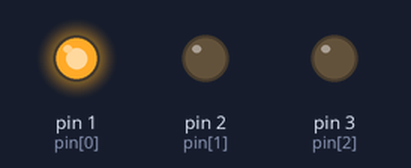
A sketch run on a simulated Arduino Uno, built with avr-gcc and run on an emulated ATmega328P. Parts: output pins drawn as LEDs (lit = HIGH).

Above: at 0.5 s.
At 2.5 s:
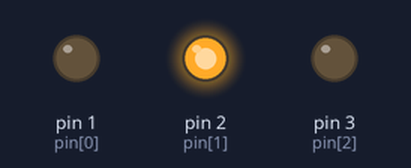
At 4.5 s:
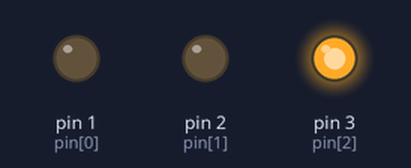
At 5.5 s:
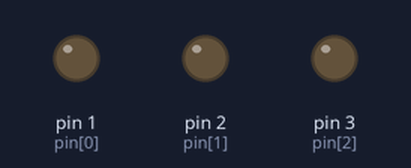
Timing chart, 0 to 7.8 s (numbered marks = the images above):
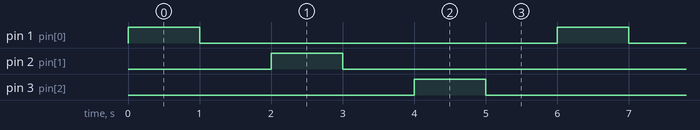

Measured:
- by itself, pin 1 (pin[0]), pin 2 (pin[1]), pin 3 (pin[2]): alternates HIGH for 1.0 s and LOW for 5.0 s
- by itself, everything shown: repeats every 6.0 s, in 6 steps

The sketch:

sketch_oct26c.ino
```cpp
int pin[]={1,2,3};
void setup() {
  // put your setup code here, to run once:
  for(int i = 0;i<3;i++){
      pinMode(pin[i],OUTPUT);
    }

}

void loop() {
  // put your main code here, to run repeatedly:
    for(int i = 0;i<3;i++){
      digitalWrite(pin[i], HIGH);
      delay(1000);
          digitalWrite(pin[i], LOW);
      delay(1000);
    }

    for(int i = 3;i<0;i--){
    }
}
```
